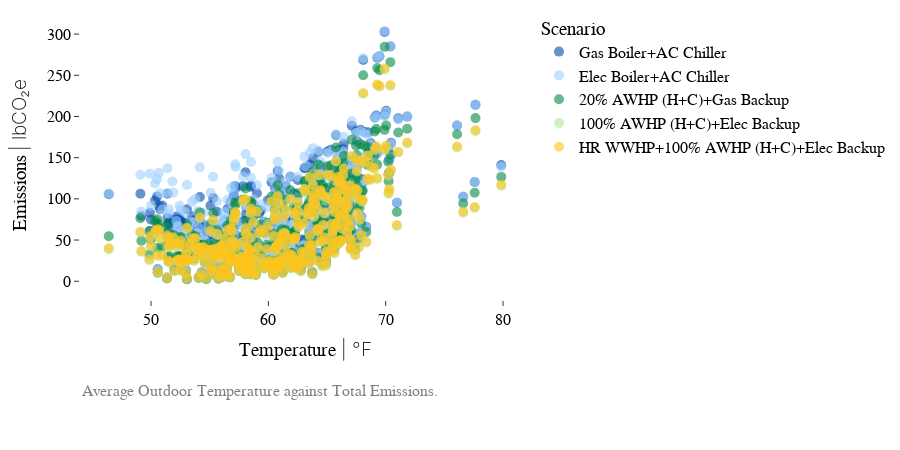

The notebook cell this image was saved under:
### Code cell
from src.visuals import plot_scatter_temp_vs_variable

df = source_energy.copy()

equipment_scenarios = ["eq_scenario_1", "eq_scenario_2", "eq_scenario_3", "eq_scenario_4", "eq_scenario_5"]
emission_scenarios = ["em_scenario_a"]

plot_scatter_temp_vs_variable(
    df,
    y_var="total_emissions",
    equipment_scenarios=equipment_scenarios,
    emission_scenarios=emission_scenarios,
    unit_mode="IP",
)

### Figure 1 — Plotly figure (JSON) as saved in the notebook; plotly's stock layout.template omitted (floating-point values rounded to 4 significant figures; data arrays with more than 128 entries replaced by an {"elided": "..."} marker saying what was removed)
{"data": [{"customdata": {"elided": "365x4 mixed values"}, "hovertemplate": "Equipment: %{customdata[0]}<br>Emissions: %{customdata[1]}<br>T_out (D mean) : %{customdata[2]:.2f}<br>Total Emissions (D mean) :%{customdata[3]:.2f}<extra></extra>", "marker": {"opacity": 0.6, "size": 10}, "mode": "markers", "name": "Gas Boiler+AC Chiller", "type": "scatter", "x": {"elided": "365 float values"}, "y": {"elided": "365 float values"}}, {"customdata": {"elided": "365x4 mixed values"}, "hovertemplate": "Equipment: %{customdata[0]}<br>Emissions: %{customdata[1]}<br>T_out (D mean) : %{customdata[2]:.2f}<br>Total Emissions (D mean) :%{customdata[3]:.2f}<extra></extra>", "marker": {"opacity": 0.6, "size": 10}, "mode": "markers", "name": "Elec Boiler+AC Chiller", "type": "scatter", "x": {"elided": "365 float values"}, "y": {"elided": "365 float values"}}, {"customdata": {"elided": "365x4 mixed values"}, "hovertemplate": "Equipment: %{customdata[0]}<br>Emissions: %{customdata[1]}<br>T_out (D mean) : %{customdata[2]:.2f}<br>Total Emissions (D mean) :%{customdata[3]:.2f}<extra></extra>", "marker": {"opacity": 0.6, "size": 10}, "mode": "markers", "name": "20% AWHP (H+C)+Gas Backup", "type": "scatter", "x": {"elided": "365 float values"}, "y": {"elided": "365 float values"}}, {"customdata": {"elided": "365x4 mixed values"}, "hovertemplate": "Equipment: %{customdata[0]}<br>Emissions: %{customdata[1]}<br>T_out (D mean) : %{customdata[2]:.2f}<br>Total Emissions (D mean) :%{customdata[3]:.2f}<extra></extra>", "marker": {"opacity": 0.6, "size": 10}, "mode": "markers", "name": "100% AWHP (H+C)+Elec Backup", "type": "scatter", "x": {"elided": "365 float values"}, "y": {"elided": "365 float values"}}, {"customdata": {"elided": "365x4 mixed values"}, "hovertemplate": "Equipment: %{customdata[0]}<br>Emissions: %{customdata[1]}<br>T_out (D mean) : %{customdata[2]:.2f}<br>Total Emissions (D mean) :%{customdata[3]:.2f}<extra></extra>", "marker": {"opacity": 0.6, "size": 10}, "mode": "markers", "name": "HR WWHP+100% AWHP (H+C)+Elec Backup", "type": "scatter", "x": {"elided": "365 float values"}, "y": {"elided": "365 float values"}}], "layout": {"annotations": [{"align": "center", "font": {"color": "gray", "size": 16}, "showarrow": false, "text": "Average Outdoor Temperature against Total Emissions.", "x": 0, "xref": "paper", "y": -0.35, "yref": "paper"}], "font": {"size": 16}, "height": 450, "legend": {"title": {"text": "Scenario"}}, "margin": {"b": 150, "t": 10}, "title": {"font": {"size": 14}}, "xaxis": {"title": {"text": "Temperature <span style=\"font-weight:200\">| °F</span>"}}, "yaxis": {"title": {"text": "Emissions <span style=\"font-weight:200\">| lbCO₂e</span>"}}}}
